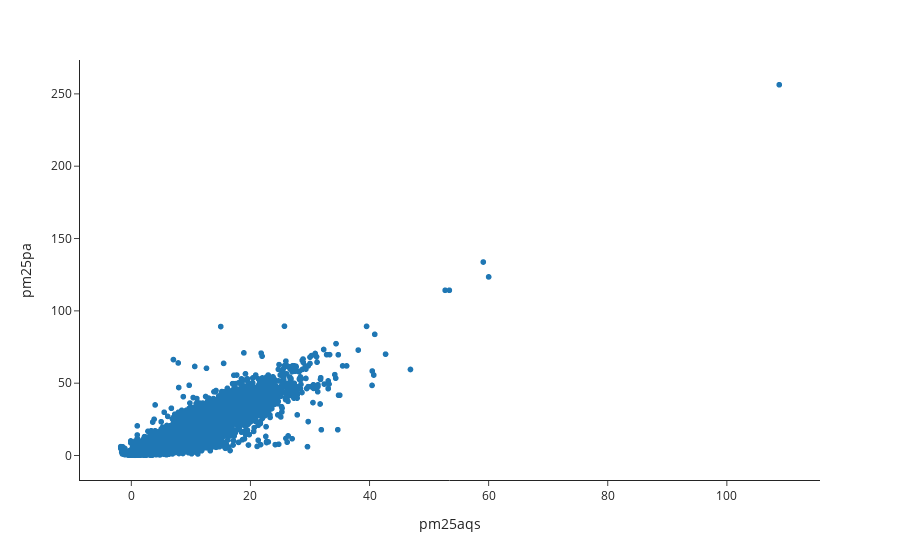

The code cell stored with this chart in its notebook:
### Code cell
px.scatter(full_df, x='pm25aqs', y='pm25pa')

### Figure 1 — Plotly figure (JSON) as saved in the notebook; plotly's stock layout.template omitted (floating-point values rounded to 4 significant figures; data arrays with more than 128 entries replaced by an {"elided": "..."} marker saying what was removed)
{"data": [{"hovertemplate": "pm25aqs=%{x}<br>pm25pa=%{y}<extra></extra>", "legendgroup": "", "marker": {"color": "#1F77B4", "symbol": "circle"}, "mode": "markers", "name": "", "showlegend": false, "type": "scattergl", "x": {"elided": "12246 float values"}, "xaxis": "x", "y": {"elided": "12246 float values"}, "yaxis": "y"}], "layout": {"legend": {"tracegroupgap": 0}, "margin": {"t": 60}, "xaxis": {"anchor": "y", "domain": [0, 1], "title": {"text": "pm25aqs"}}, "yaxis": {"anchor": "x", "domain": [0, 1], "title": {"text": "pm25pa"}}}}
